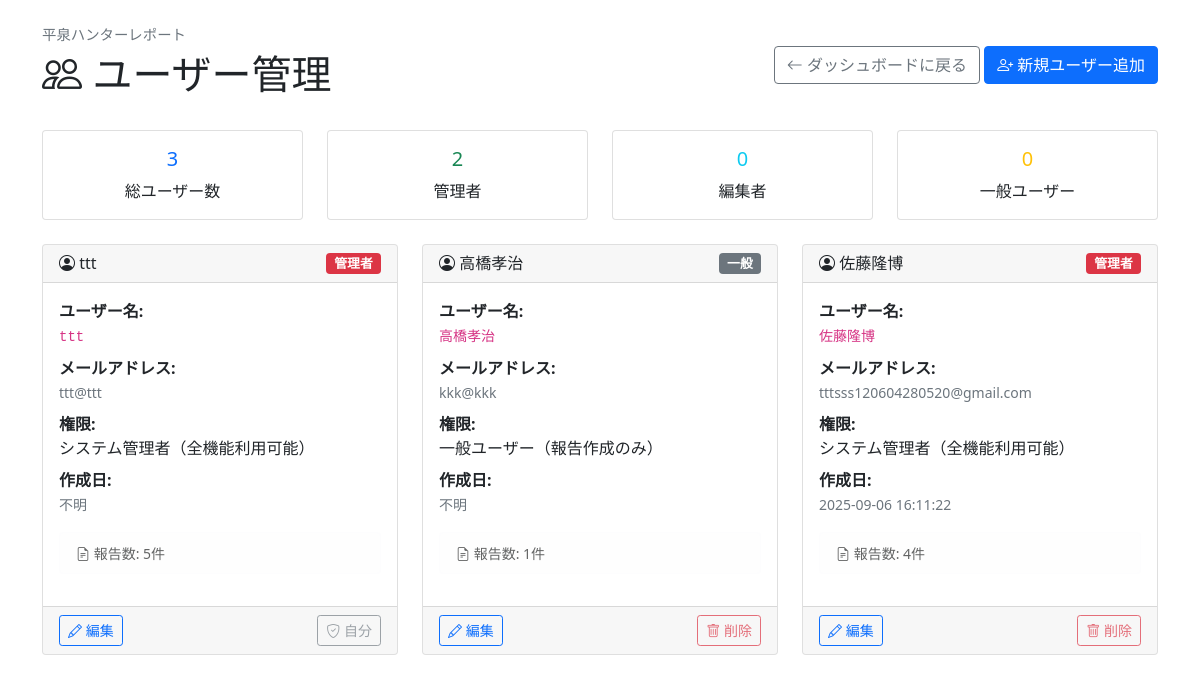
Before: /users/manage (signed in) with the older database file.
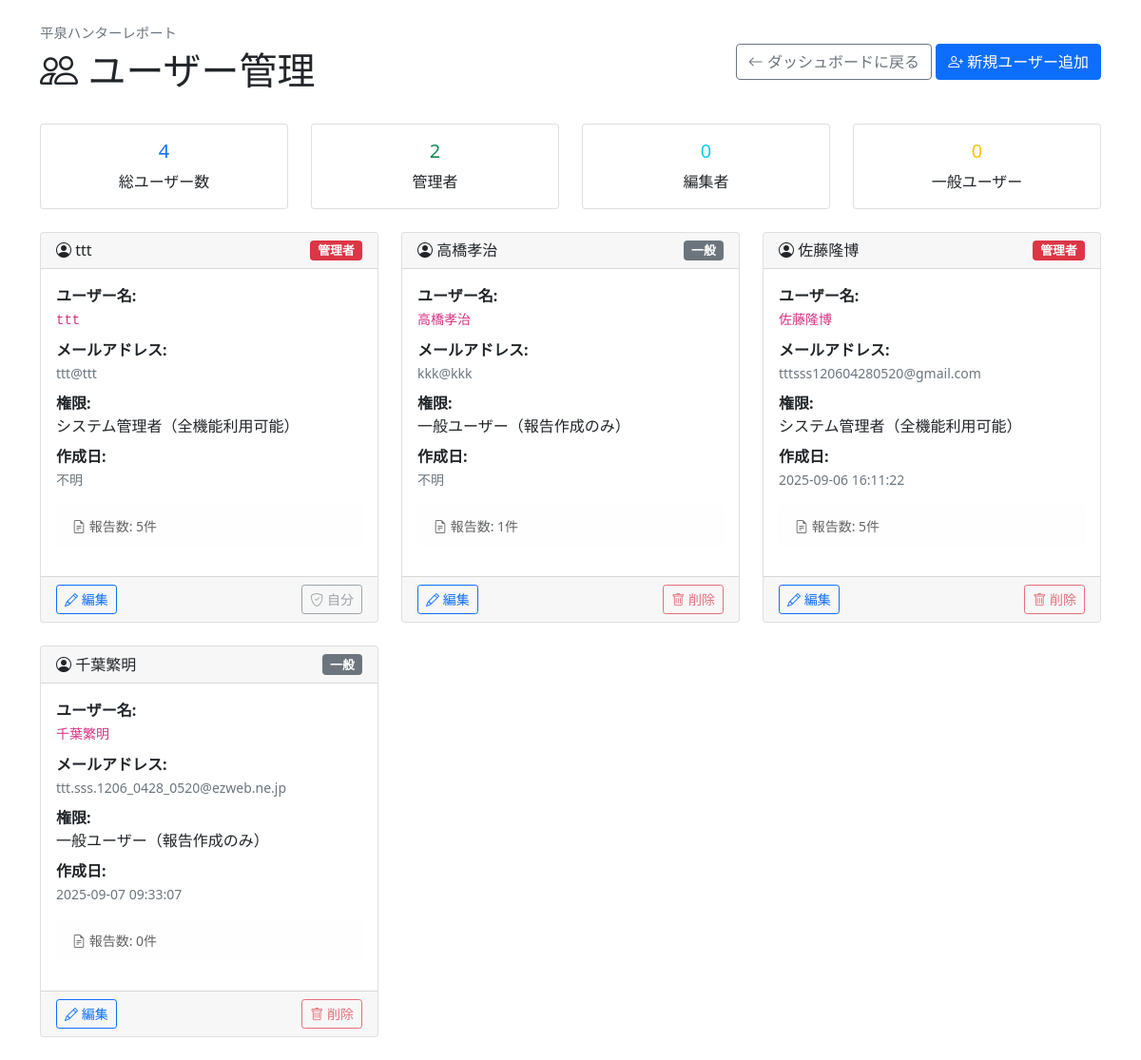
After: the same page with the newer database file.
### app.py (models this page shows, shortened)
class User(Model):
    name = CharField(unique=True)
    email = CharField()
    password_hash = CharField()
    role = CharField(default="reporter")  # reporter / editor / admin
    created_at = CharField(null=True)  # 作成日時
    class Meta:
        database = db

### app.py (the view)
@app.route("/users/manage")
def user_management():
    if "user_id" not in session:
        return redirect("/login")
    user = User.get_by_id(session["user_id"])
    if user.role != "admin":
        return "アクセス権限がありません", 403
    users = []
    for u in User.select():
        report_count = Report.select().where(Report.user == u.name).count()
        users.append(
            {
                "id": u.id,
                "name": u.name,
                "email": u.email,
                "role": u.role,
                "created_at": u.created_at,
                "report_count": report_count,
            }
        )
    total_users = len(users)
    admin_count = len([u for u in users if u["role"] == "admin"])
    editor_count = len([u for u in users if u["role"] == "editor"])
    user_count = len([u for u in users if u["role"] == "user"])
    return render_template(
        "user_management.html",
        users=users,
        current_user=user,
        total_users=total_users,
        admin_count=admin_count,
        editor_count=editor_count,
        user_count=user_count,
    )

### templates/user_management.html (shortened to what the changed rows need)
<!DOCTYPE html>
<html lang="ja">
<head>
    <link href="https://cdn.jsdelivr.net/npm/bootstrap@5.1.3/dist/css/bootstrap.min.css" rel="stylesheet">
    <link href="https://cdn.jsdelivr.net/npm/bootstrap-icons@1.7.2/font/bootstrap-icons.css" rel="stylesheet">
</head>
<body>
    <div class="container mt-4">
        <div class="d-flex justify-content-between align-items-center mb-4">
            <div>
                <h1><i class="bi bi-people"></i> ユーザー管理</h1>
            </div>
        </div>
        <div class="row mb-4">
            <div class="col-md-3">
                <div class="card text-center">
                    <div class="card-body">
                        <h5 class="card-title text-primary">{{ total_users }}</h5>
                        <p class="card-text">総ユーザー数</p>
                    </div>
                </div>
            </div>
        </div>
        {% if users %}
        <div class="row">
            {% for user in users %}
            <div class="col-md-6 col-lg-4 mb-4">
                <div class="card user-card h-100">
                    <div class="card-header d-flex justify-content-between align-items-center">
                        <h6 class="mb-0">
                            <i class="bi bi-person-circle"></i> {{ user.name }}
                        </h6>
                        {% if user.role == "admin" %}
                        <span class="badge bg-danger role-badge">管理者</span>
                        {% elif user.role == "editor" %}
                        <span class="badge bg-warning role-badge">編集者</span>
                        {% else %}
                        <span class="badge bg-secondary role-badge">一般</span>
                        {% endif %}
                    </div>
                    <div class="card-body">
                        <div class="mb-2">
                            <strong>ユーザー名:</strong><br>
                            <code>{{ user.name }}</code>
                        </div>
                        <div class="mb-2">
                            <strong>メールアドレス:</strong><br>
                            <small class="text-muted">{{ user.email }}</small>
                        </div>
                        <div class="mb-2">
                            <strong>権限:</strong><br>
                            {% if user.role == "admin" %}
                            システム管理者（全機能利用可能）
                            {% elif user.role == "editor" %}
                            編集者（報告作成・編集可能）
                            {% else %}
                            一般ユーザー（報告作成のみ）
                            {% endif %}
                        </div>
                        <div class="mb-3">
                            <strong>作成日:</strong><br>
                            <small class="text-muted">
                                {% if user.created_at %}
                                {{ user.created_at }}
                                {% else %}
                                不明
                                {% endif %}
                            </small>
                        </div>
                        <div class="alert alert-light py-2">
                            <small>
                                <i class="bi bi-file-earmark-text"></i>
                                報告数: {{ user.report_count }}件
                            </small>
                        </div>
                    </div>
                    <div class="card-footer">
                        <div class="d-flex justify-content-between">
                            <a href="/users/{{ user.id }}/edit" class="btn btn-sm btn-outline-primary">
                                <i class="bi bi-pencil"></i> 編集
                            </a>
                            {% if user.id != current_user.id %}
                            <button class="btn btn-sm btn-outline-danger delete-btn" onclick="confirmDelete({{ user.id }}, '{{ user.name }}')">
                                <i class="bi bi-trash"></i> 削除
                            </button>
                            {% else %}
                            <button class="btn btn-sm btn-outline-secondary" disabled title="自分自身は削除できません">
                                <i class="bi bi-shield-check"></i> 自分
                            </button>
                            {% endif %}
                        </div>
                    </div>
                </div>
            </div>
            {% endfor %}
        </div>
        {% endif %}
    </div>
</body>
</html>

Changed rows visible on the page:
computed for User "佐藤隆博": report_count "4" → "5"
added User: name "千葉繁明", role "一般", email "ttt.sss.1206_0428_0520@ezweb.ne.jp", created_at "2025-09-07 09:33:07", report_count "0"
Other visible differences:
{{ total_users }}: "3" → "4"
